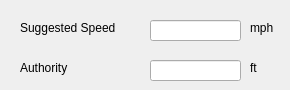
      <widget class="QWidget" name="train2">
       <attribute name="title">
        <string>Train2</string>
       </attribute>
       <widget class="QLabel" name="indTrainSuggestedSpeedLabel_2">
        <property name="geometry">
         <rect>
          <x>20</x>
          <y>20</y>
          <width>101</width>
          <height>16</height>
         </rect>
        </property>
        <property name="text">
         <string>Suggested Speed</string>
        </property>
       </widget>
       <widget class="QLabel" name="indTrainAuthorityLabel_2">
        <property name="geometry">
         <rect>
          <x>20</x>
          <y>60</y>
          <width>71</width>
          <height>16</height>
         </rect>
        </property>
        <property name="text">
         <string>Authority</string>
        </property>
       </widget>
       <widget class="QLineEdit" name="indTrainSuggestedSpeedDisplay_2">
        <property name="geometry">
         <rect>
          <x>150</x>
          <y>20</y>
          <width>91</width>
          <height>21</height>
         </rect>
        </property>
       </widget>
       <widget class="QLabel" name="mphUnitLabel_2">
        <property name="geometry">
         <rect>
          <x>250</x>
          <y>20</y>
          <width>31</width>
          <height>16</height>
         </rect>
        </property>
        <property name="text">
         <string>mph</string>
        </property>
       </widget>
       <widget class="QLabel" name="ftUnitLabel_2">
        <property name="geometry">
         <rect>
          <x>250</x>
          <y>60</y>
          <width>21</width>
          <height>16</height>
         </rect>
        </property>
        <property name="text">
         <string>ft</string>
        </property>
       </widget>
       <widget class="QLineEdit" name="indTrainAuthorityDisplay_2">
        <property name="geometry">
         <rect>
          <x>150</x>
          <y>60</y>
          <width>91</width>
          <height>21</height>
         </rect>
        </property>
       </widget>
      </widget>
